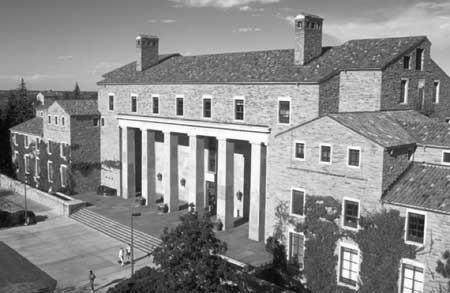
#> input picture images/house.tiff, 450 x 293 px, found by its file name
$ jupyter execute ImageProcessingEx_02_ImageEnhancement_solved.ipynb
#> lines starting #> are read from the running program, lines starting #| are printed output that depends on the picture
<a href="https://colab.research.google.com/github/ArielaLevkov/ImageProcessing_TA/blob/main/exercises/ImageProcessingEx_02_ImageEnhancement_solved.ipynb" target="_parent"></a>

<div dir="rtl">

# מטלה 2 - פתרון:

<dir>

[cell 1]
import os
import requests
from io import BytesIO
import numpy as np
import matplotlib.pyplot as plt
import PIL
import random
from scipy.signal import convolve

[cell 2]
random.seed(3)

[cell 3]
GITHUB_PATH = 'https://raw.githubusercontent.com/ArielaLevkov/ImageProcessing_TA/main/images/'

def read_file(file_name:str, file_path:str=GITHUB_PATH) -> np.ndarray:
    '''
    Accept an image file name (defaulty located in GitHub) and return the image
    in a numpy array.

    Args:
        file_name: the file name
        file_path: the file path.. Default value is Doron's Github repo.

    Returns:
        the image converted into a Numpy array.
    '''
#> called with file_name = 'house.tiff'
    file_path = os.path.join(file_path, file_name)
    response = requests.get(file_path)
    fp = BytesIO(response.content)

    img_pil = PIL.Image.open(fp)
#> img_pil is the input picture: PIL image 450x293 L; min 0, max 254, mean 137.5
    return np.array(img_pil, dtype='int16')

[cell 4]
def plot_images(img:np.array, img1:np.array, img2:np.array):
    fig, axes = plt.subplots(nrows=1, ncols=3, figsize=(28, 10))
    axes[0].imshow(img,  cmap='gray')
    axes[1].imshow(img1,  cmap='gray')
    axes[2].imshow(img2,  cmap='gray')

[cell 5]
def sp_noise(img:np.array, d:float=0.003) -> np.array:
    '''
    add 'salt & pepper' noise with density d to an image, imnoise first assigns
    each pixel a random probability value from a standard uniform distribution
    on the open interval (0, 1).
    For pixels with probability value in the range (0, d/2), the pixel value is
      set to 0. The number of pixels that are set to 0 is
      approximately d*numel(I)/2.
    For pixels with probability value in the range [d/2, d), the pixel value is
      set to the maximum value of the image data type. The number of pixels that
      are set to the maximum value is approximately d*numel(I)/2.
    For pixels with probability value in the range [d, 1), the pixel value is
      unchanged.
    Args:
        img: image in float format (range: 0..1)
    Returns:
        img1: in float format (range: 0..1) - s&p noised image
    '''
#> called with d = 0.003
    img1 = img.copy()
    nrows, ncols = img.shape
#> nrows = 293; ncols = 450
    for i in range(nrows):
        for j in range(ncols):
            rdn = random.random()
            if rdn <= d/2:
                img1[i][j] = 0.0
            elif d/2 < rdn < d:
                img1[i][j] = 1.0
            else:
                img1[i][j] = img[i][j]
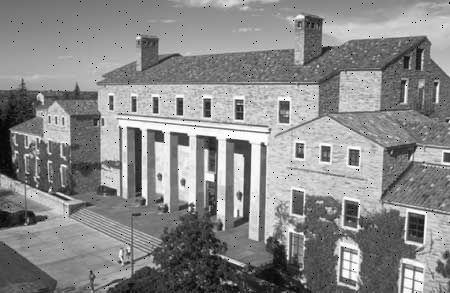
#> img1: shape (293, 450) int16; min 0, max 254, mean 137
    return img1

[cell 6]
img = read_file(file_name='house.tiff')

## `my_median`

[cell 7]
def my_median(img: np.array, filter_nrows:int, filter_ncols:int) -> np.array:
    '''
    This function applies a median filter of size (rows, cols) and returns the
    new image as a result.
    Args:
        img: image in float format (range: 0..1) - the image to enhance
        filter_nrows: number of rows of the median filter.
        filter_ncols: number of columns of the median filter.

    Returns:
        img_new: in float format (range: 0..1) - the enhanced image
    '''
#> called with filter_nrows = 3, filter_ncols = 3
    ######################################################################
    # TODO: Implement image enhancement using median filter.
    ######################################################################
    img_nrows, img_ncols = img.shape
#> img_nrows = 293; img_ncols = 450
    pad_nrows = filter_nrows // 2
    pad_ncols = filter_ncols // 2
    imiddle = (filter_nrows*filter_ncols)//2 # median index

    # creating img_p which is img and bounding zero padding
    img_p = np.zeros((img_nrows + filter_nrows -1, img_ncols + filter_ncols-1))
    img_p[pad_nrows:pad_nrows+img_nrows,pad_ncols:pad_ncols+img_ncols] = img

    img_new = np.zeros(shape=(img_nrows, img_ncols))
    for r in range(img_nrows):
        for c in range(img_ncols):
            # flatten the filtered area into a vector
            vec = img_p[r:r+filter_nrows, c:c+filter_ncols].reshape(
                filter_nrows*filter_ncols)
            sorted_vec = np.sort(vec)
            img_new[r,c] = sorted_vec[imiddle]
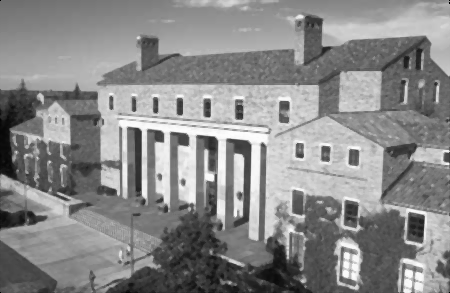
#> img_new: shape (293, 450) float64; min 0, max 254, mean 137.3
    ######################################################################
    #                            END OF YOUR CODE                        #
    ######################################################################

    return img_new

[cell 8]
img_sp = sp_noise(img, d=0.003)
img_sp_e = my_median(img_sp, 3, 3)
plot_images(img/255, img_sp, img_sp_e)
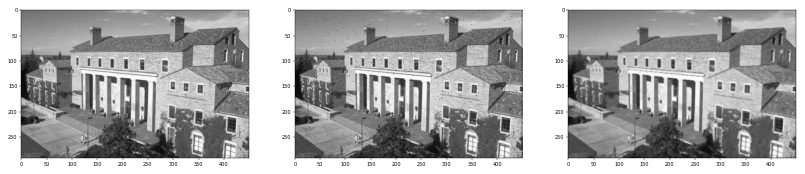
#> figure drawn by matplotlib, 3 panels

## `gauss_enhance`

[cell 9]
def gauss_enhance(img: np.array) -> (np.array, np.array):
    '''
    This function receives an image and add gaussian noise to the image with
    mean value 0.0, and var=0.04, and then try to enhance the image using the
    directional smoothing as explained in the class. It is up to you, to choose
    the right directional filters (size, orientation, and values). On the
    docstring of this function you should write which filters does this function
    use.
    Args:
        img: in float format (range: 0..1) - the image to enhance

    Returns:
        img_e: in float format (range: 0..1) - the enhanced image.
        img_n: in float format (range: 0..1) - the noisy image.
    '''
    ######################################################################
    # TODO: Implement image enhancement using Gaussian filter.
    ######################################################################
    img_n = img.copy()
    nrows, ncols = img_n.shape
#> nrows = 293; ncols = 450
    for r in range(nrows):
        for c in range(ncols):
            img_n[r,c] += np.random.normal(0.0, 0.04)
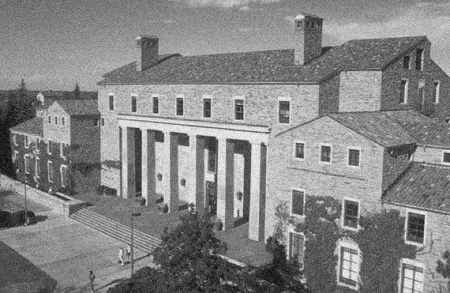
#> img_n: shape (293, 450) float64; min -0.0974, max 1.12, mean 0.539; drawn with min black and max white
    img_n = np.clip(img_n, a_min=0.0, a_max=1.0)

    mask1 = np.ones((5,5))/25
    mask2 = np.eye(5)/5             # diagonal bar
    mask3 = np.flip(np.eye(5)/5)    # reversed diagonal
    h = np.zeros((5,5))
    h[3,:] = 1
    mask4 = h/5                     # horizontal bar
    v = np.zeros((5,5))
    v[:,3] = 1
    mask5 = v/5                     #vertical bar
    mask6 = np.eye(9)/9             # diagonal bar
    mask7 = np.flip(np.eye(9)/9)    # reversed diagonal
    mask8 = np.ones((7,7))/49

    conv1 = convolve(in1=img_n, in2=mask1, mode="same")
    conv2 = convolve(in1=img_n, in2=mask2, mode="same")
    conv3 = convolve(in1=img_n, in2=mask3, mode="same")
    conv4 = convolve(in1=img_n, in2=mask4, mode="same")
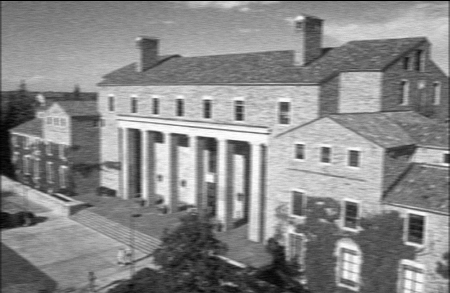
#> conv4: shape (293, 450) float64; min -3.32e-17, max 1, mean 0.537; drawn with min black and max white
    conv5 = convolve(in1=img_n, in2=mask5, mode="same")
    conv6 = convolve(in1=img_n, in2=mask6, mode="same")
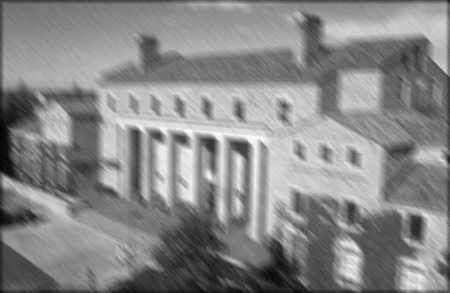
#> conv6: shape (293, 450) float64; min 0.0128, max 0.991, mean 0.534
    conv7 = convolve(in1=img_n, in2=mask7, mode="same")
    conv8 = convolve(in1=img_n, in2=mask8, mode="same")

    img_e = np.zeros((nrows, ncols))
    for r in range(nrows):
        for c in range(ncols):
            convs = [conv1[r,c], conv2[r,c], conv3[r,c], conv4[r,c],
                     conv5[r,c], conv6[r,c], conv7[r,c], conv8[r,c]]
            dists = abs(convs - img_n[r,c])
            min_ind = dists.argmin()
            img_e[r, c] = convs[min_ind]
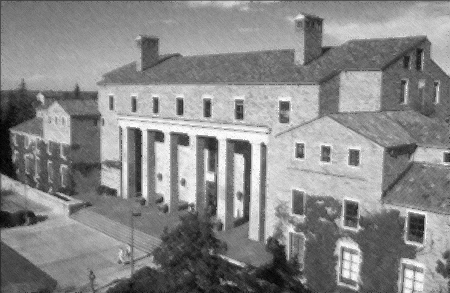
#> img_e: shape (293, 450) float64; min -7.58e-17, max 1, mean 0.538; drawn with min black and max white
    ######################################################################
    #                            END OF YOUR CODE                        #
    ######################################################################
    return img_e, img_n

[cell 10]
img_e, img_n = gauss_enhance(img / 255.0)
plot_images(img/255.0, img_n, img_e)

##shapes_enhance

[cell 11]
def shapes_enhance(img: np.array) -> (np.array, np.array):
    '''
    This function receives an image and add shaped noise given by the following
    matrix: [[1,0,0,0,1],
            [0,1,0,1,0],
            [0,0,1,0,0],
            [0,1,0,1,0],
            [1,0,0,0,1]]
    The density of the shapes should be 0.003 (used in the `sp_noise` function).
    The fuction should then try to enhance the image using `my_median` filter
    (which filter works best?). On the docstring of this function you should
    write the dimension of the median filter that this function use (rows X cols).

    Args:
        img: in float format (range: 0..1) - the image to enhance

    Returns:
        img_e: in float format (range: 0..1) - the enhanced image.
        img_n: in float format (range: 0..1) - the noisy image.
    '''
    ######################################################################
    # TODO: Implement image enhancement using shapes_enhance.
    ######################################################################
    nrows, ncols = img.shape
#> nrows = 293; ncols = 450
    mask = sp_noise(np.zeros(shape=(nrows,ncols)), d=0.003)
#> call 2 of sp_noise, with d = 0.003
#> after the loop in sp_noise (call 2), `for i in range(nrows):`:
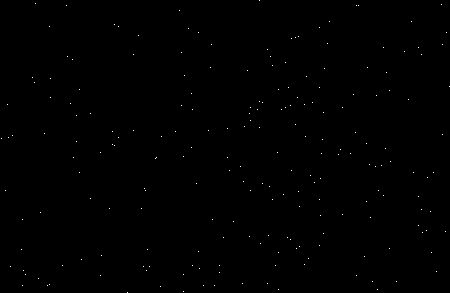
#> img1: shape (293, 450) float64; values 0 (black) and 1 (white), 0.16% white in thin lines or dots
    mat = np.array([[1,0,0,0,1],
                    [0,1,0,1,0],
                    [0,0,1,0,0],
                    [0,1,0,1,0],
                    [1,0,0,0,1]])
    mask = np.clip(convolve(in1=mask, in2=mat,mode="same"), a_min=0.0, a_max=1.0)
    mask = (1.0 - mask)   # flip colours
    img_n = np.minimum(img, mask)
    img_e = my_median(img_n,1,5)
#> call 2 of my_median, with filter_nrows = 1, filter_ncols = 5
#> in my_median (call 2), `img_p[pad_nrows:pad_nrows+img_nrows,pad_ncols:pad_ncols+img_ncols] = img`:
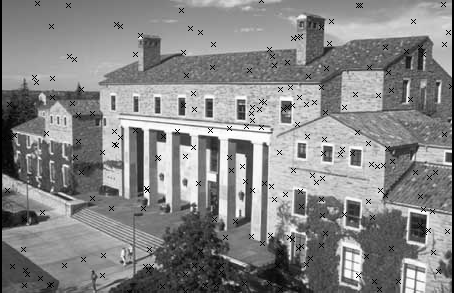
#> img_p: shape (293, 454) float64; min 0, max 0.996, mean 0.527
#> after the loop in my_median (call 2), `for r in range(img_nrows):`:
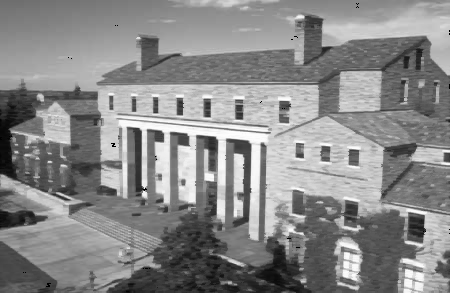
#> img_new: shape (293, 450) float64; min 0, max 0.996, mean 0.536

    ######################################################################
    #                            END OF YOUR CODE                        #
    ######################################################################
    return img_e, img_n

[cell 12]
img_e, img_n = shapes_enhance(img/255)
plot_images(img/255, img_n, img_e)

$ run again, with images/balls1.tiff copied over images/house.tiff
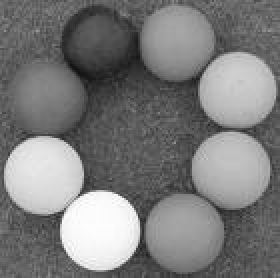
#> input picture images/balls1.tiff, 140 x 139 px, found by its file name (shown 2 times larger)
#> in read_file, img_pil is the input picture: PIL image 140x139 L; min 16, max 254, mean 123.1
#> after the loop in sp_noise (call 2), `for i in range(nrows):`:
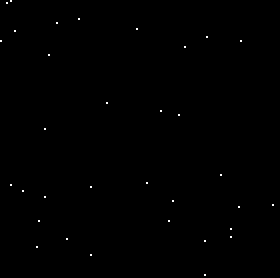
#> img1: shape (139, 140) float64 (shown 2 times larger); values 0 (black) and 1 (white), 0.17% white in thin lines or dots
#> in my_median (call 2), `img_p[pad_nrows:pad_nrows+img_nrows,pad_ncols:pad_ncols+img_ncols] = img`:
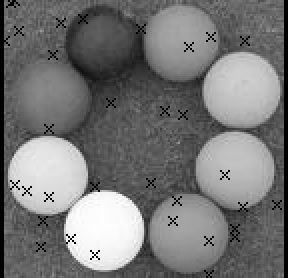
#> img_p: shape (139, 144) float64 (shown 2 times larger); min 0, max 0.996, mean 0.462
